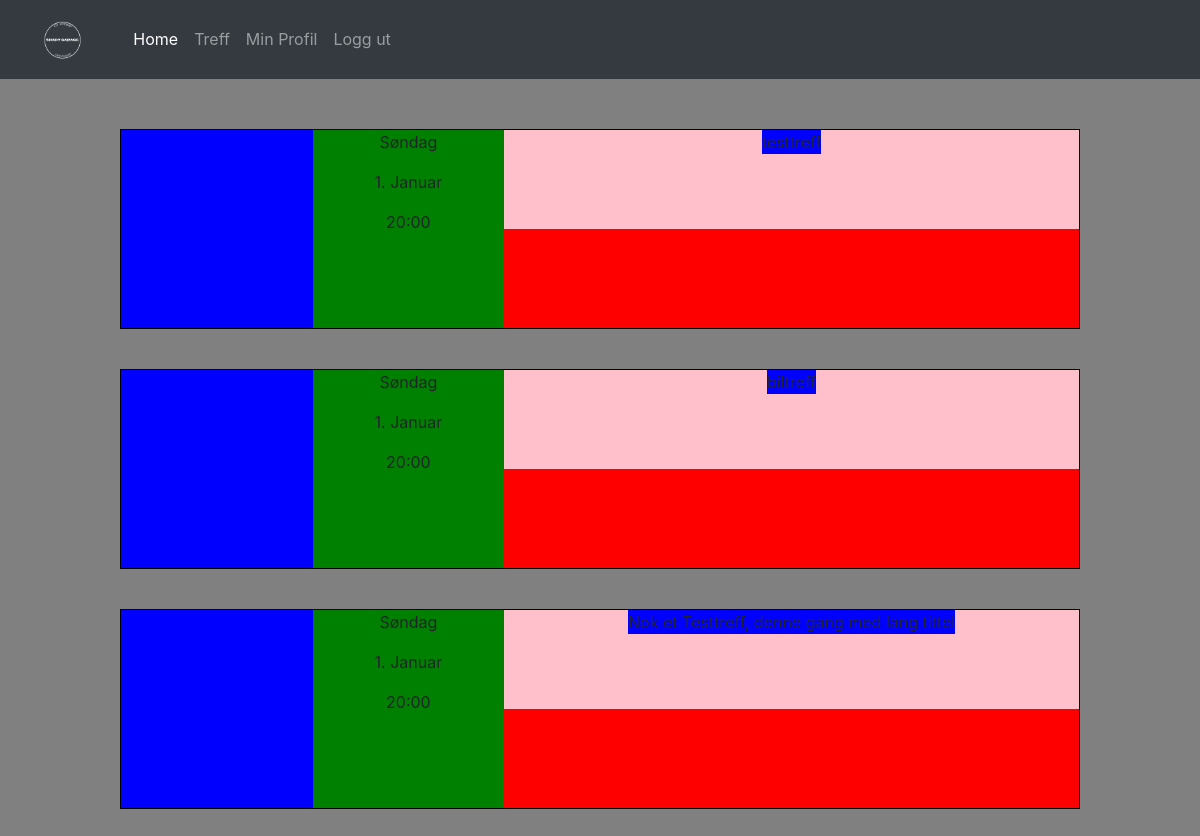
The page /meets/ (signed in) on the database its author committed.
### meets/models.py (models this page shows, shortened)
class Meet(models.Model):
    meet_name = models.CharField(max_length = 200, unique = True)
    date = models.DateTimeField()
    slug = models.SlugField(allow_unicode = True, unique = True)
    description = models.TextField()

### meets/views.py (the view)
class MeetsListView(ListView):
    template_name = 'meets/meets_list.html'
    model = models.Meet

### meets/templates/meets/meets_list.html (shortened to what this page needs)
{% extends "base.html" %}
{% block body %}
{% if user.is_authenticated %}
<div class="meet_list_container">
{% for meet in object_list %}
    <div class="meet_card_container">
      <div class="meet_card_img_container">
      </div><div class="meet_card_time_container">
        <p class="meet_card_day">Søndag</p>
        <p class="meet_card_date">1. Januar</p>
        <p class="meet_card_hour">20:00</p>
      </div><div class="meet_card_title_container">
        <p>{{meet.meet_name}}</p>
      </div>
    </div>
{% endfor %}
</div>
{% endif %}
{% endblock %}

### static/css/style.css (style rules this page uses)
* { margin: 0; padding: 0; }
.meet_list_container { text-align: center; padding: 30px 0; background-color: grey; }
.meet_card_container { display: inline-block; background-color: red; height: 200px; width: 80%; margin: 20px auto; border: 1px solid black; }
.meet_card_img_container { display: inline-block; width: 20%; height: 100%; background-color: blue; }
.meet_card_time_container { display: inline-block; vertical-align: top; width: 20%; height: 100%; background-color: green; }
.meet_card_day { display: block; }
.meet_card_date { display: block; }
.meet_card_hour { display: block; }
.meet_card_title_container { display: inline-block; background-color: pink; width: 60%; height: 50%; vertical-align: top; }
.meet_card_title_container p { display: inline-block; background-color: blue; }

### rows shown on the page
Meet: meet_name "testtreff"
Meet: meet_name "biltreff"
Meet: meet_name "Nok et Testtreff, denne gang med lang tittel"
